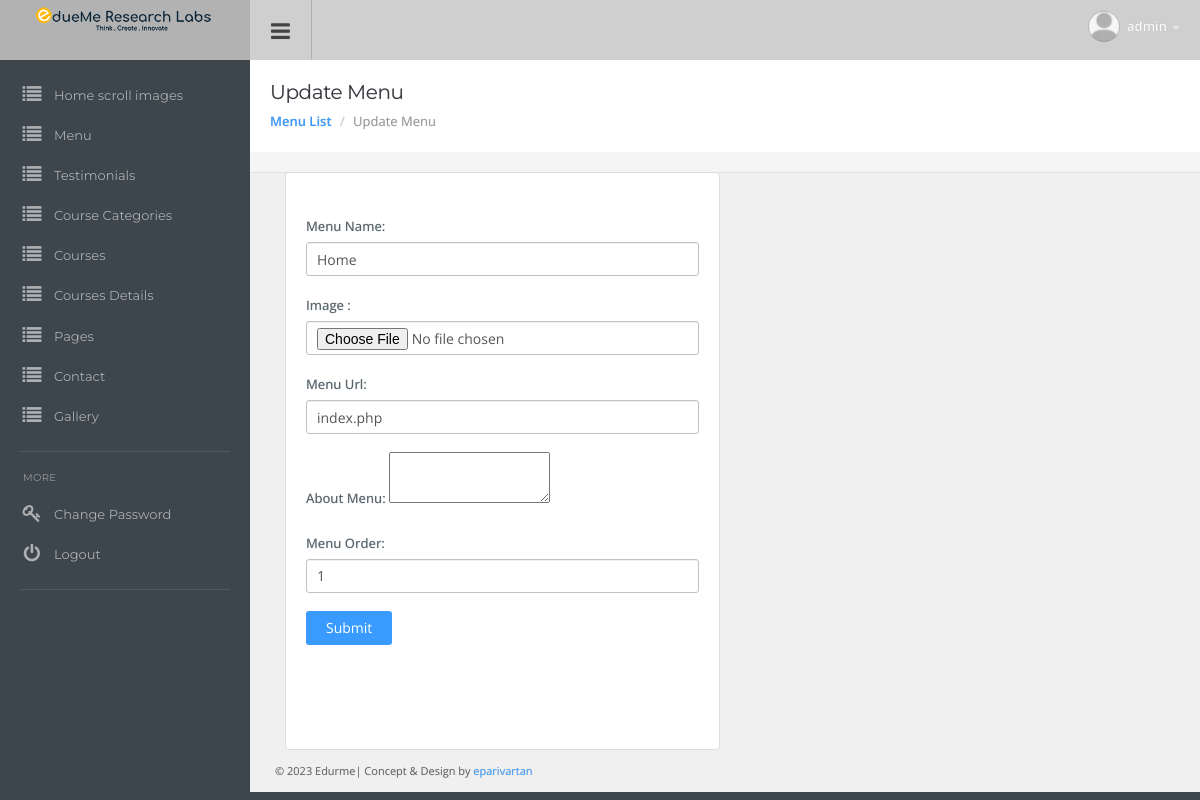
Screenshot of /admin/edit_menu.php?eid=2 (signed in) with the database file from the repository.
### tables this page shows
CREATE TABLE `tbl_main_menu` (
  `menuId` int(11) NOT NULL,
  `menuType` varchar(255) NOT NULL,
  `menuSulg` varchar(200) NOT NULL,
  `menuName` varchar(255) NOT NULL,
  `menuDocument` varchar(255) NOT NULL,
  `menuImage` varchar(255) NOT NULL,
  `menuContent` text NOT NULL,
  `menuOrder` int(11) NOT NULL,
  `status` int(11) NOT NULL,
  `addOn` timestamp NOT NULL DEFAULT current_timestamp(),
  `pageCheck` int(11) DEFAULT NULL,
  `menu_display_header` int(1) DEFAULT 0 COMMENT '1 is header ,0 is none',
  `menu_display_footer` int(1) NOT NULL DEFAULT 0 COMMENT '1 is footer , 0 is none'
);

### admin/edit_menu.php (the view, shortened to what this page needs)
<?php
include "../includes/DB.php";
$eid =  htmlspecialchars($_GET['eid']);
if(isset($_POST['ADD']) && $_POST['ADD'] =='category'){
	$txtMenuType = htmlspecialchars(addslashes($_POST['txtMenuType']));
	$txtMenuname = htmlspecialchars(addslashes($_POST['txtMenuname']));
	$txtUrl = htmlspecialchars(addslashes($_POST['txtUrl']));
	$txtMenuContent = htmlspecialchars(addslashes($_POST['txtMenuContent']));
	$txtMenuOrder = htmlspecialchars(addslashes($_POST['txtMenuOrder']));
	$sqlupdate = "UPDATE `tbl_main_menu` SET `menuType` = '{$txtMenuType}', `menuSulg` = '{$txtUrl}', `menuName` = '{$txtMenuname}', `menuContent` = '{$txtMenuContent}', `menuOrder` = '{$txtMenuOrder}', `status` = '1'";
	if($_FILES['txtThumb']['name'] !=""){
		$thumbfile1= $_FILES['txtThumb']['name'];
		$imagename1= $_FILES['txtThumb']['name'];
		$tempimagename1= $_FILES['txtThumb']['tmp_name'];
		move_uploaded_file($tempimagename1,'../documents/'.$imagename1);
		$sqlupdate .= ", menuDocument = '{$thumbfile1}'";
	}
	if($_FILES['txtImage']['name'] !=""){
		$thumbfile2= $_FILES['txtImage']['name'];
		$imagename2= $_FILES['txtImage']['name'];
		$tempimagename2= $_FILES['txtImage']['tmp_name'];
		move_uploaded_file($tempimagename2,'../uploades/'.$imagename2);
		$sqlupdate .= ", menuImage = '{$thumbfile2}'";
	}
	$sqlupdate .= " WHERE menuId = '{$eid}'";
	$res_add =  mysqli_query($con,$sqlupdate);
	header('Location:menu.php?msg=4');
	exit();
}else{
	$sql = "SELECT * FROM tbl_main_menu WHERE menuId = '{$eid}'";
	$res =  mysqli_query($con,$sql);
	$result = mysqli_fetch_object($res);
}
?>
<!DOCTYPE html>
<html lang="en">
  <head>
  <link href="css/root.css" rel="stylesheet">
  </head>
  <body>
  <?php include 'topmenu.php';?>
<?php include 'sidemenu.php'; ?>
<div class="content">
  <div class="page-header">
    <h1 class="title">Update Menu</h1>
      <ol class="breadcrumb">
	  <li><a href="menu.php">Menu List</a></li>
        <li class="active">Update Menu</li>
    </ol>
  </div>
<div class="container-widget">
	<div class="col-md-12">
		<div class="col-md-12 col-lg-6">
			<div class="panel panel-default">  <br>
				<div class="panel-body">
				<form name="frmChangepassword" id="frmChangepassword" enctype="multipart/form-data"  action="" method="POST">
					<div class="form-group">
						<label for="input1" class="form-label">Menu Name: </label>
						<input type="text" class="form-control" name="txtMenuname" id="txtMenuname" value="<?php echo $result->menuName?>">
					</div>
					<div class="form-group">
						<label for="input1" class="form-label">Image : </label>
						<input type="file" class="form-control" name="txtImage" id="txtImage">
					</div>
					<div class="form-group">
						<label for="input1" class="form-label">Menu Url: </label>
						<input type="text" class="form-control" name="txtUrl" id="txtUrl" value="<?php echo $result->menuSulg?>">
					</div>
					<div class="form-group">
						<label for="input1" class="form-label">About Menu: </label>
						<textarea id="elm1" name="txtMenuContent"><?php echo $result->menuContent?></textarea>
					</div>
					<div class="form-group">
						<label for="input1" class="form-label">Menu Order: </label>
						<input type="text" class="form-control" name="txtMenuOrder" id="txtMenuOrder" value="<?php echo $result->menuOrder?>">
					</div>
					<div class="form-group">
					<button type="submit" class="btn btn-default">Submit</button>
					</div>
				</form>
            </div>
            <br><br><br>
  </div>
</div>
</div>
</div>
<?php include 'footer.php'; ?>
</div>
</body>
</html>

### admin/css/style.css (style rules this page uses)
body { background: #3D464D; color: #58666E; margin: 0; line-height: 1.7em; overflow-x: hidden; font-size: 13px; font-family: 'Open Sans', sans-serif; outline: 0; text-Shadow: 0 0 1px rgba(0, 0, 0, 0.2); }
a { color: #399BFF; text-decoration: none; }
.col-xs-1, .col-sm-1, .col-md-1, .col-lg-1, .col-xs-2, .col-sm-2, .col-md-2, .col-lg-2, .col-xs-3, .col-sm-3, .col-md-3, .col-lg-3, .col-xs-4, .col-sm-4, .col-md-4, .col-lg-4, .col-xs-5, .col-sm-5, .col-md-5, .col-lg-5, .col-xs-6, .col-sm-6, .col-md-6, .col-lg-6, .col-xs-7, .col-sm-7, .col-md-7, .col-lg-7, .col-xs-8, .col-sm-8, .col-md-8, .col-lg-8, .col-xs-9, .col-sm-9, .col-md-9, .col-lg-9, .col-xs-10, .col-sm-10, .col-md-10, .col-lg-10, .col-xs-11, .col-sm-11, .col-md-11, .col-lg-11, .col-xs-12, .col-sm-12, .col-md-12, .col-lg-12 { padding-right: 15px; padding-left: 15px; }
.container-widget .col-xs-1, .container-widget .col-sm-1, .container-widget .col-md-1, .container-widget .col-lg-1, .container-widget .col-xs-2, .container-widget .col-sm-2, .container-widget .col-md-2, .container-widget .col-lg-2, .container-widget .col-xs-3, .container-widget .col-sm-3, .container-widget .col-md-3, .container-widget .col-lg-3, .container-widget .col-xs-4, .container-widget .col-sm-4, .container-widget .col-md-4, .container-widget .col-lg-4, .container-widget .col-xs-5, .container-widget .col-sm-5, .container-widget .col-md-5, .container-widget .col-lg-5, .container-widget .col-xs-6, .container-widget .col-sm-6, .container-widget .col-md-6, .container-widget .col-lg-6, .container-widget .col-xs-7, .container-widget .col-sm-7, .container-widget .col-md-7, .container-widget .col-lg-7, .container-widget .col-xs-8, .container-widget .col-sm-8, .container-widget .col-md-8, .container-widget .col-lg-8, .container-widget .col-xs-9, .container-widget .col-sm-9, .container-widget .col-md-9, .container-widget .col-lg-9, .container-widget .col-xs-10, .container-widget .col-sm-10, .container-widget .col-md-10, .container-widget .col-lg-10, .container-widget .col-xs-11, .container-widget .col-sm-11, .container-widget .col-md-11, .container-widget .col-lg-11, .container-widget .col-xs-12, .container-widget .col-sm-12, .container-widget .col-md-12, .container-widget .col-lg-12 { padding-right: 5px; padding-left: 5px; }
.container-widget .panel { margin-bottom: 10px; }
.container-widget { padding: 0; margin-left: -5px; margin-right: -5px; }
.content { padding-left: 30px; padding-right: 30px; padding-top: 80px; margin-left: 250px; background: #F5F5F5; }
.page-header { background: #fff; margin: -20px -30px 20px -30px; padding: 20px; border-bottom: none; position: relative; }
.page-header .title { padding: 0; margin: 0; font-family: 'Montserrat', sans-serif; font-size: 20px; line-height: normal; font-weight: normal; color: #37363E; padding-bottom: 6px; }
a:focus, input, input[type="file"]:focus, input[type="radio"]:focus, input[type="checkbox"]:focus, .btn:focus, .btn:active:focus, .btn.active:focus, .btn.focus, .btn:active.focus, .btn.active.focus { outline: 0px; }
h1, h2, h3, h4, h5, h6, .h1, .h2, .h3, .h4, .h5, .h6 { font-family: inherit; font-weight: 400; line-height: 1.6; color: #37363E; }
h1, .h1, h2, .h2, h3, .h3 { margin-top: 20px; margin-bottom: 10px; letter-spacing: -0.02em; }
h1, .h1 { font-size: 2.25em; }
.btn { font-size: 14px; padding: 7px 20px 7px 20px; border: none; background: #E4E4E4; color: inherit; border-radius: 3px; }
.btn-default { background-color: #399BFF; color: #fff; }
input, select { height: 34px; border-radius: 3px; padding-left: 10px; font-size: 14px; background: #fff; border: 1px solid #BDC4C9; box-shadow: inset 0px 1px 0px #F1F0F1; }
.form-control { height: 34px; border-radius: 3px; padding-left: 10px; font-size: 14px; background: #fff; border: 1px solid #BDC4C9; display: block; box-shadow: inset 0px 1px 0px #F1F0F1; }
.form-label { font-weight: 500; }
.form-group { margin-bottom: 18px; }
.breadcrumb { background: none; padding: 0; margin: 0; font-weight: 600; }
.breadcrumb .active { font-weight: normal; color: #999; }
.panel { box-shadow: none; border: 1px solid #e5e5e5; background: #fff; padding: 20px; margin-bottom: 20px; position: relative; }
.panel-body, .panel-heading { padding: 0; color: inherit; background-color: transparent; border-color: none; }
.panel-default { border-color: #ddd; }

### rows the page displays
tbl_main_menu: txtMenuname "Home", txtUrl "index.php", txtMenuOrder "1"

### other values shown
$_SESSION['admin_rquest_name'] "admin"
